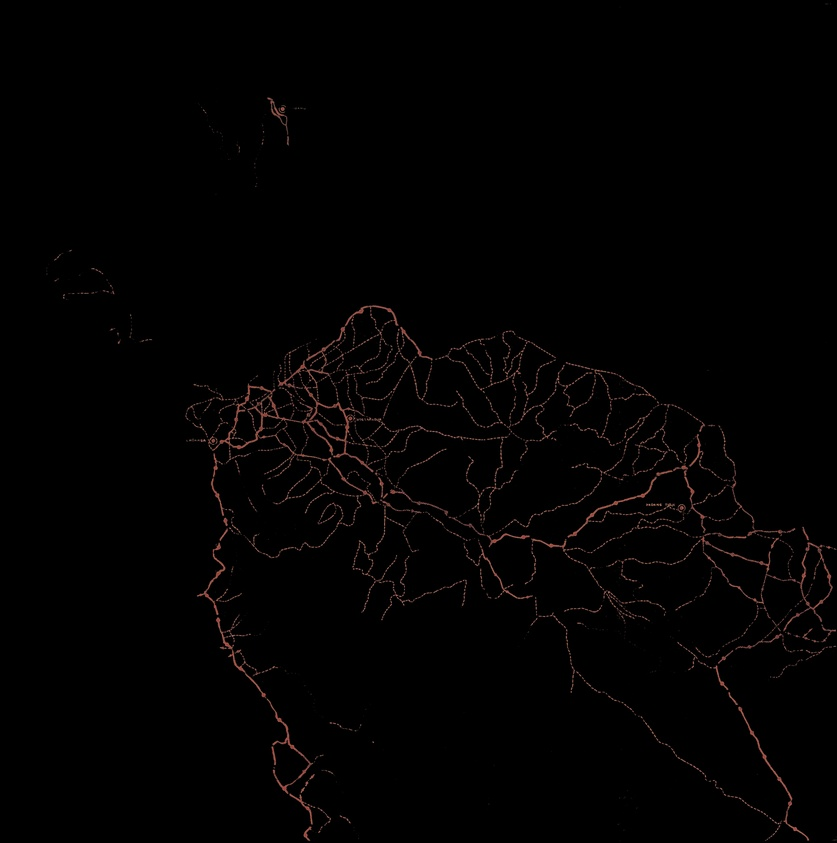
#> input picture imgs/digitized/red_elements.jpg, 837 x 843 px, shrunk from 5260 x 5303 before the run
$ python connectRoads3.py
#> lines starting #> are read from the running program, lines starting #| are printed output that depends on the picture; after the words box and inside, x2 and y2 are one past the last pixel; in counts of white or black regions, pixels touching at a corner belong together
import cv2
import numpy as np

# Load the red elements image using OpenCV
red_elements_image_path = './imgs/digitized/red_elements.jpg'  # Ensure this path is correct and the image is in a readable format
image = cv2.imread(red_elements_image_path, cv2.IMREAD_COLOR)  # Ensure that the image is being read correctly
#> image is the input picture: shape (843, 837, 3); mean B, G, R 1.6, 1.7, 2.7

if image is None:
    print("Image not loaded, check the file format and path.")
else:
    # Convert the image to the HSV color space
    hsv = cv2.cvtColor(image, cv2.COLOR_BGR2HSV)
#> hsv: shape (843, 837, 3); mean H, S, V 8.9, 40.6, 2.8

    # Define the range for the red color in HSV
    lower_red1 = np.array([0, 70, 50])
    upper_red1 = np.array([10, 255, 255])
    lower_red2 = np.array([170, 70, 50])
    upper_red2 = np.array([180, 255, 255])

    # Create masks for red color
    mask1 = cv2.inRange(hsv, lower_red1, upper_red1)
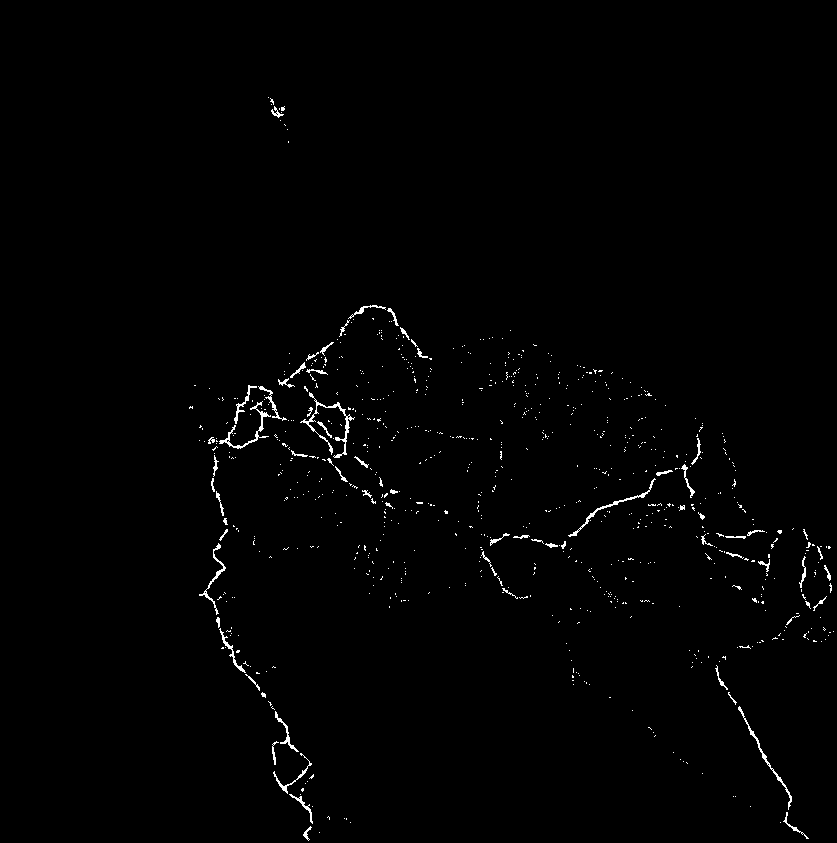
#> mask1: shape (843, 837); 0.92% white in thin lines or dots, all inside (x1, y1, x2, y2) = (189, 97, 834, 841)
    mask2 = cv2.inRange(hsv, lower_red2, upper_red2)
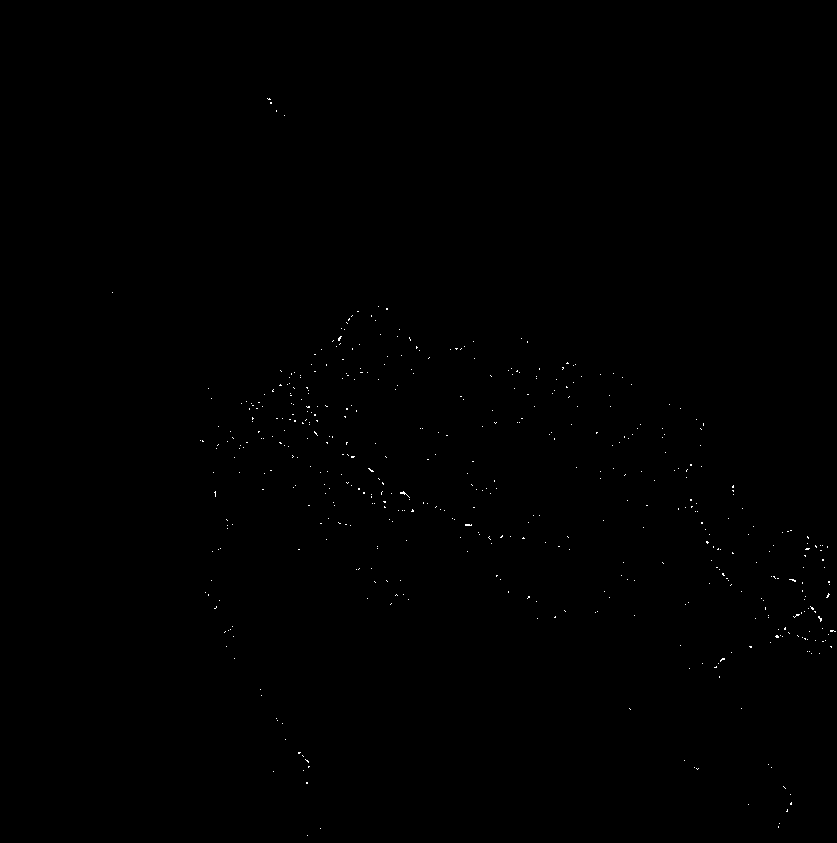
#> mask2: shape (843, 837); 0.14% white in thin lines or dots, all inside (x1, y1, x2, y2) = (112, 98, 836, 836)
    red_mask = cv2.bitwise_or(mask1, mask2)
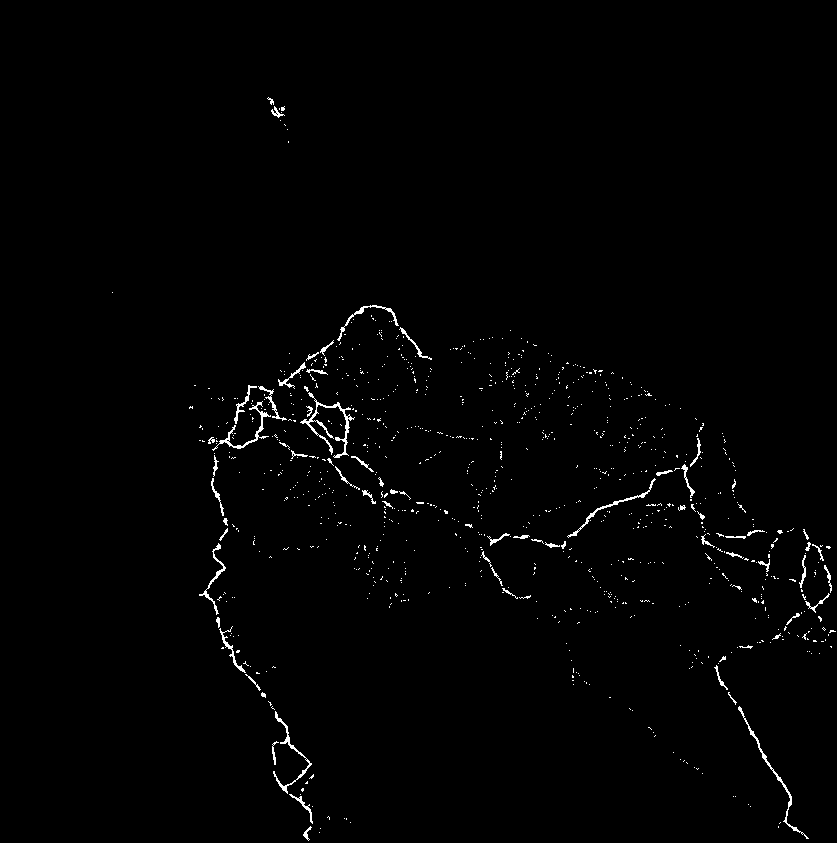
#> red_mask: shape (843, 837); 1.1% white in thin lines or dots, all inside (x1, y1, x2, y2) = (112, 97, 836, 841)

    # Save the red mask
    cv2.imwrite('./imgs/digitized/intermediate_red_mask4c.jpg', red_mask)

    # Extract the red elements using the mask
    red_elements = cv2.bitwise_and(image, image, mask=red_mask)

    # Save the extracted red elements
    cv2.imwrite('./imgs/digitized/intermediate_red_elements4c.jpg', red_elements)

    # Convert the red elements to grayscale
    red_elements_gray = cv2.cvtColor(red_elements, cv2.COLOR_BGR2GRAY)

    # Save the grayscale red elements
    cv2.imwrite('./imgs/digitized/intermediate_red_elements_gray4c.jpg', red_elements_gray)

    # Apply morphological operations to connect the dotted lines
    kernel = np.ones((10, 10), np.uint8)
    closed_red_elements = cv2.morphologyEx(red_elements_gray, cv2.MORPH_CLOSE, kernel, iterations=5)
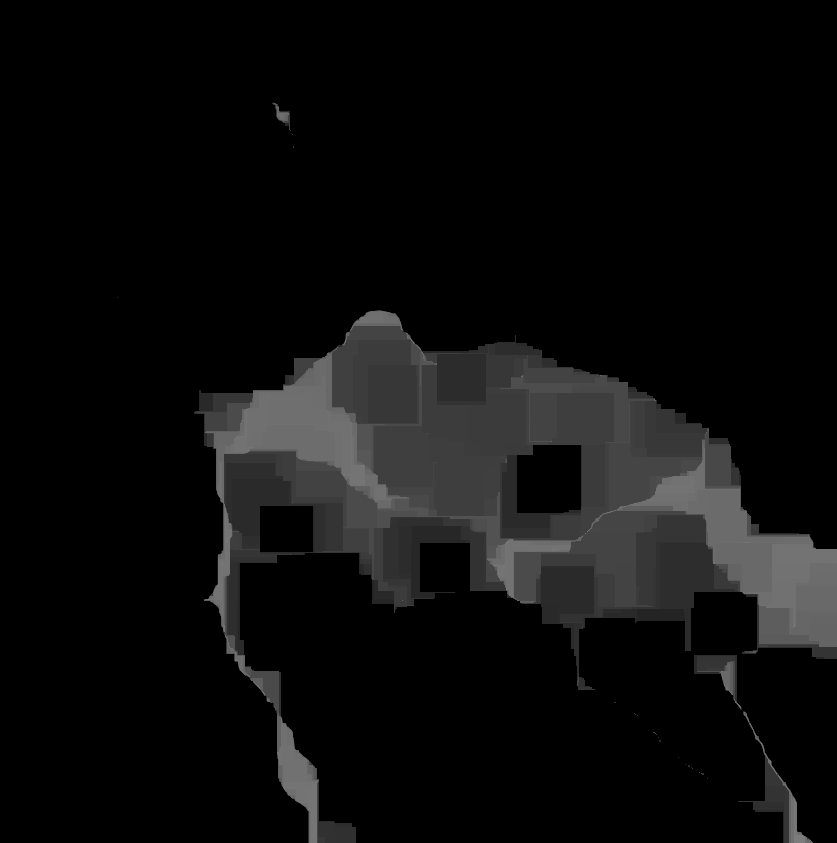
#> closed_red_elements: shape (843, 837); min 0, max 125, mean 12.9

    # Save the closed red elements
    cv2.imwrite('./imgs/digitized/intermediate_closed_red_elements4c.jpg', closed_red_elements)

    # Create a mask from the closed red elements
    _, red_mask_closed = cv2.threshold(closed_red_elements, 1, 255, cv2.THRESH_BINARY)
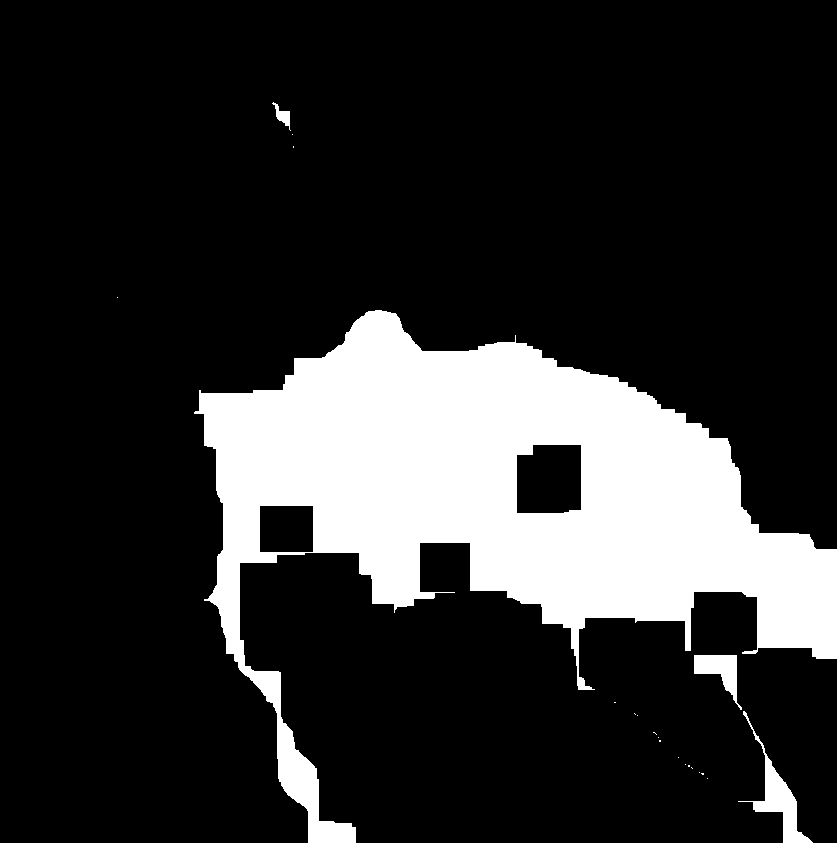
#> red_mask_closed: shape (843, 837); 18.3% white; 20 white regions (16 under 20 px), largest, box (x1, y1, x2, y2) and area: (194, 310, 837, 843) 125812, (738, 711, 813, 843) 1923, (694, 655, 742, 710) 1124, (272, 102, 291, 131) 199

    # Save the mask from closed red elements
    cv2.imwrite('./imgs/digitized/intermediate_red_mask_closed4c.jpg', red_mask_closed)

    # Convert the closed red elements back to BGR format
    closed_red_elements_bgr = cv2.bitwise_and(image, image, mask=red_mask_closed)

    # Save the closed red elements in BGR format
    cv2.imwrite('./imgs/digitized/intermediate_closed_red_elements_bgr4c.jpg', closed_red_elements_bgr)

    # Combine the closed red elements with the original red elements
    final_red_elements = cv2.addWeighted(red_elements, 0.5, closed_red_elements_bgr, 0.5, 0)

    # Save the final result
    cv2.imwrite('./imgs/digitized/connected_red_elements4c.jpg', final_red_elements)

    print("Red dotted lines connected and saved.")
